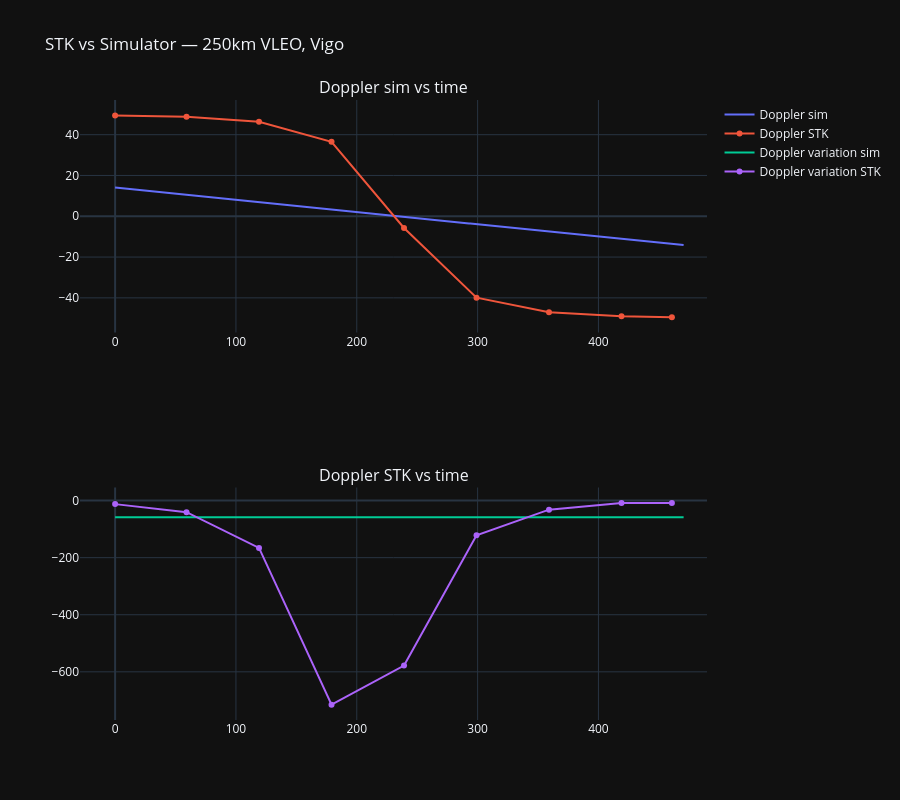

Notebook code for this chart:
### Markdown cell above
## 7. STK vs Simulator — Doppler Analysis

Two-panel comparison of Doppler shift and Doppler rate:

**Doppler shift:**
- Simulator: ±14 kHz — zenith pass, low radial velocity component
- STK: ±49 kHz — rasante pass, satellite approaches nearly head-on maximising radial velocity
- Both curves cross zero at zenith (cénit) — consistent behaviour

**Doppler rate:**
- Simulator: ~60 Hz/s — nearly flat, zenith pass has gradual Doppler variation
- STK: ~700 Hz/s peak at zenith — rasante pass changes Doppler very rapidly near zenith

**Conclusion:** the rasante pass is the worst case for PLL design.
A receiver designed only for the zenith case would lose lock during a real rasante pass.

### Code cell
fig = make_subplots(rows=2, cols=1,
                    subplot_titles=('Doppler sim vs time', 'Doppler STK vs time'))
fig.add_trace(go.Scatter(x=t_sim_shifted, y=f_doppler, name='Doppler sim'),row=1,col=1)
fig.add_trace(go.Scatter(x=t_stk, y=f_doppler_STK_kHz, name='Doppler STK'),row=1,col=1)

fig.add_trace(go.Scatter(x=t_sim_shifted, y=doppler_variation, name='Doppler variation sim'),row=2,col=1)
fig.add_trace(go.Scatter(x=t_stk, y=doppler_variation_STK, name='Doppler variation STK'),row=2,col=1)
fig.update_layout(title='STK vs Simulator — 250km VLEO, Northwest Spain Ground Station',height=800)
fig.show()

### Figure 1 — Plotly figure (JSON) as saved in the notebook; plotly's stock layout.template omitted (floating-point values rounded to 4 significant figures; data arrays with more than 128 entries replaced by an {"elided": "..."} marker saying what was removed)
{"data": [{"name": "Doppler sim", "x": {"elided": "470 float values"}, "y": {"elided": "470 float values"}, "type": "scatter", "xaxis": "x", "yaxis": "y"}, {"name": "Doppler STK", "x": [0.0, 59.11, 119.1, 179.1, 239.1, 299.1, 359.1, 419.1, 460.8], "y": [49.47, 48.74, 46.34, 36.54, -5.724, -39.89, -47.09, -48.97, -49.44], "type": "scatter", "xaxis": "x", "yaxis": "y"}, {"name": "Doppler variation sim", "x": {"elided": "470 float values"}, "y": {"elided": "470 float values"}, "type": "scatter", "xaxis": "x2", "yaxis": "y2"}, {"name": "Doppler variation STK", "x": [0.0, 59.11, 119.1, 179.1, 239.1, 299.1, 359.1, 419.1, 460.8], "y": [-12.37, -40.57, -165.9, -715.0, -578.1, -121.7, -31.88, -8.02, -8.02], "type": "scatter", "xaxis": "x2", "yaxis": "y2"}], "layout": {"xaxis": {"anchor": "y", "domain": [0.0, 1.0]}, "yaxis": {"anchor": "x", "domain": [0.625, 1.0]}, "xaxis2": {"anchor": "y2", "domain": [0.0, 1.0]}, "yaxis2": {"anchor": "x2", "domain": [0.0, 0.375]}, "annotations": [{"font": {"size": 16}, "showarrow": false, "text": "Doppler sim vs time", "x": 0.5, "xanchor": "center", "xref": "paper", "y": 1.0, "yanchor": "bottom", "yref": "paper"}, {"font": {"size": 16}, "showarrow": false, "text": "Doppler STK vs time", "x": 0.5, "xanchor": "center", "xref": "paper", "y": 0.375, "yanchor": "bottom", "yref": "paper"}], "title": {"text": "STK vs Simulator — 250km VLEO, Vigo"}, "height": 800}}
